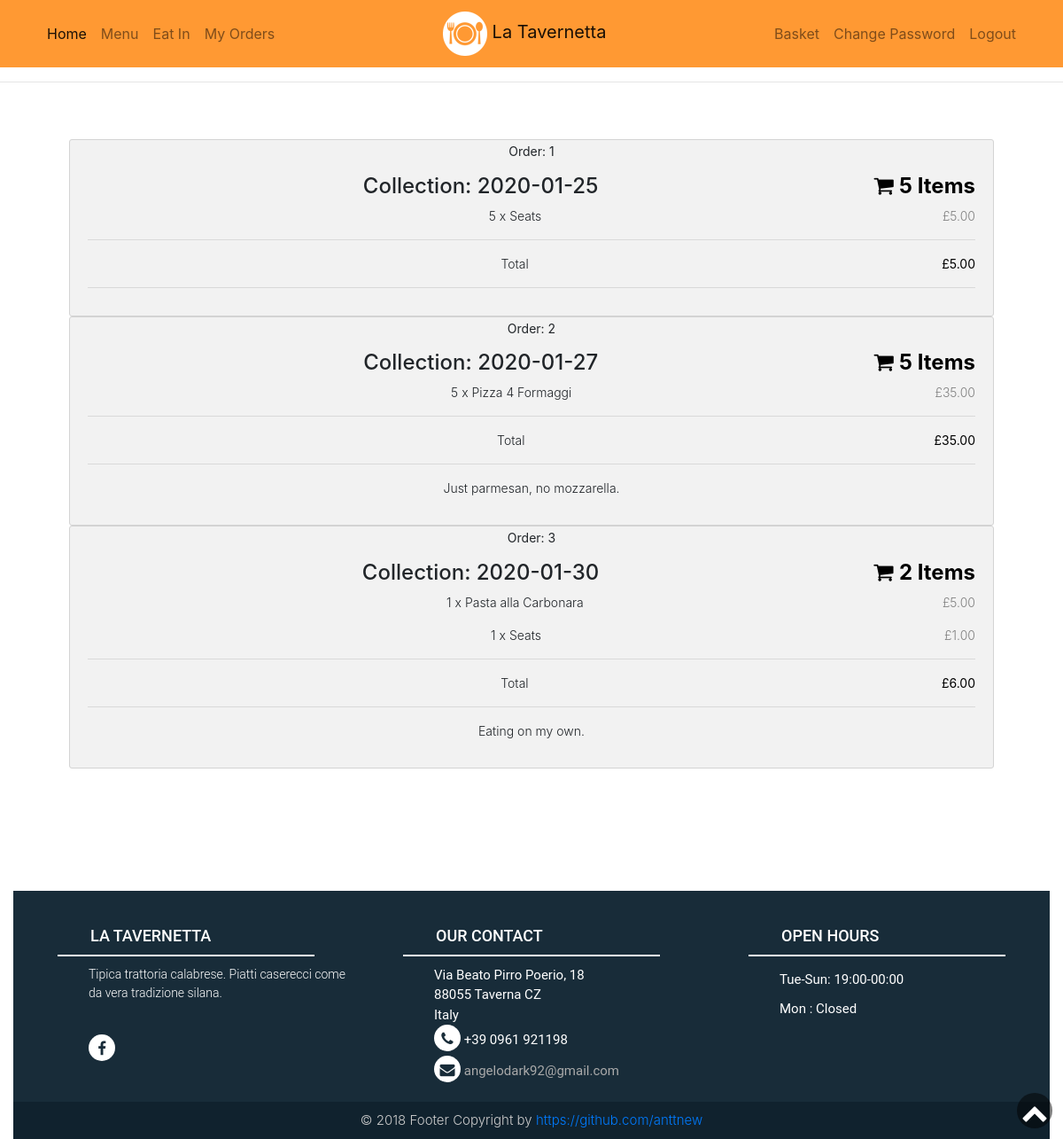
The app's page /orders/ (signed in) with its own data.
### tables this page shows
CREATE TABLE 'orders' ('id' integer PRIMARY KEY NOT NULL, 'item_id' integer NOT NULL, 'user_id' integer NOT NULL, 'coll_day' date NOT NULL, 'total_price' numeric NOT NULL, 'item_name'  text NOT NULL  , 'number'  INTEGER NOT NULL  );

CREATE TABLE 'notes' ('id' integer PRIMARY KEY NOT NULL, 'user_id' integer NOT NULL, 'coll_day' date NOT NULL, 'notes' text);

### app.py (the view)
@app.route("/orders/", methods=["GET", "POST"])
@login_required
def orders():
    if session.get("user_id"):
        day = db.execute("SELECT SUM (number) as number, coll_day, SUM (total_price) as totalp_day, user_id FROM orders WHERE user_id = :userid GROUP BY coll_day ORDER BY coll_day", userid=session.get("user_id"))
        items = db.execute("SELECT SUM(number) as number, item_name, SUM(total_price) as total_price, coll_day FROM orders WHERE user_id = :userid GROUP BY item_id, coll_day ORDER BY item_id", userid=session.get("user_id"))
        notes = db.execute("SELECT notes, coll_day, user_id FROM notes WHERE user_id=:userid", userid=session.get("user_id"))
        if not day:
            flash("You have no orders to show!")
        return render_template("orders.html", day=day, items=items, notes=notes)
    else:
        flash("Can't see that page if you are not logged in!")
        return redirect(url_for("login"))

### app.py (called while the page is built)
def pound(value):
    return f"£{value:,.2f}"

def login_required(f):
    @wraps(f)
    def decorated_function(*args, **kwargs):
        if session.get("user_id") is None:
            return redirect(url_for("login"))
        return f(*args, **kwargs)
    return decorated_function

### templates/orders.html (shortened to what this page needs)
{% extends "layout.html" %}
{% block main %}
<div id="basket">
    <div class="row height">
            <div class="col-25">
                {% for days in day %}
                <div class="container">
                    <h4><p><strong>Order: {{loop.index}}</strong></p>Collection: {{days.coll_day}}
                    <span class="price" style="color:black">
                    <i class="fa fa-shopping-cart"></i>
                    <b>{{days.number}} Items</b>
                    </span>
                    </h4>
                    {% for item in items%}
                        {% if item.coll_day == days.coll_day %}
                        <p>{{item.number}} x {{item.item_name}} <span class="price">{{item.total_price | pound}}</span></p>
                        {% endif %}
                    {% endfor %}
                    <hr>
                    <p>Total <span class="price" style="color:black"><b>{{days.totalp_day | pound}}</b></span></p>
                    <hr>
                    {% for note in notes %}
                        {% if note.coll_day == days.coll_day and note.user_id == days.user_id %}
                        <p>{{note.notes}}</p>
                        {% endif %}
                    {% endfor %}
                </div>
                {% endfor %}
        </div>
    </div>
</div>
{% endblock %}

### static/styles.css (style rules this page uses)
.height { height: 100vh; }
body { font-family: 'Montserrat', sans-serif; color: #333; line-height: 1.6; }
p { font-weight: 300; font-size: 14px; }
#basket .row { display: -ms-flexbox; display: flex; -ms-flex-wrap: wrap; flex-wrap: wrap; margin: 0 -16px; }
#basket .col-25 { -ms-flex: 25%; flex: 25%; }
#basket .col-25, #basket .col-50, #basket .col-75 { padding: 0 16px; }
#basket .container { background-color: #f2f2f2; padding: 5px 20px 15px 20px; border: 1px solid lightgrey; border-radius: 3px; }
#basket span.price { float: right; color: grey; }

### records on screen
orders: number "5", item_name "Pizza 4 Formaggi", total_price|pound "£35.00"
notes: notes "Just parmesan, no mozzarella."
orders: number "1", item_name "Pasta alla Carbonara", total_price|pound "£5.00"
notes: notes "Eating on my own."

### other values on screen
{{ days.coll_day }} "2020-01-25" "2020-01-27" "2020-01-30"
{{ days.number }} "5" "5" "2"
{{ item.number }} "5" "1"
{{ item.item_name }} "Seats" "Seats"
{{ item.total_price | pound }} "£5.00" "£1.00"
{{ days.totalp_day | pound }} "£5.00" "£35.00" "£6.00"
